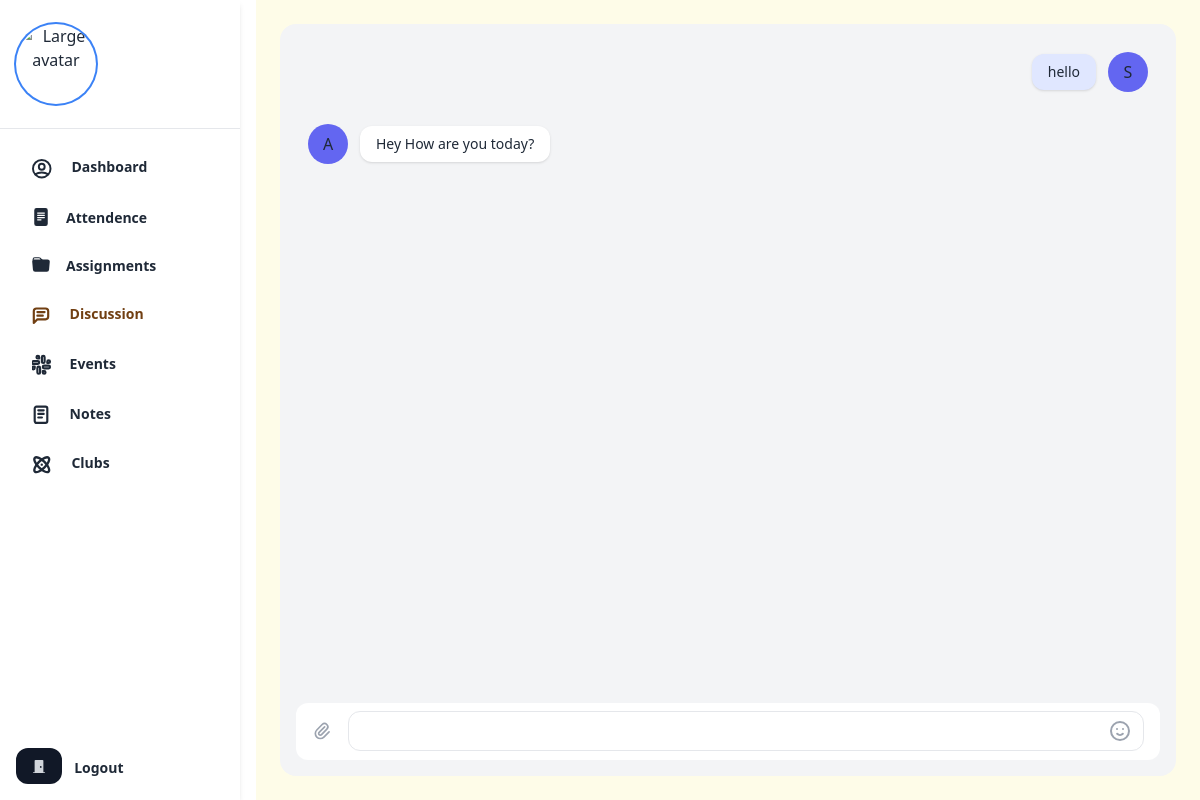
The app's page /discussion/ (signed in), older data.
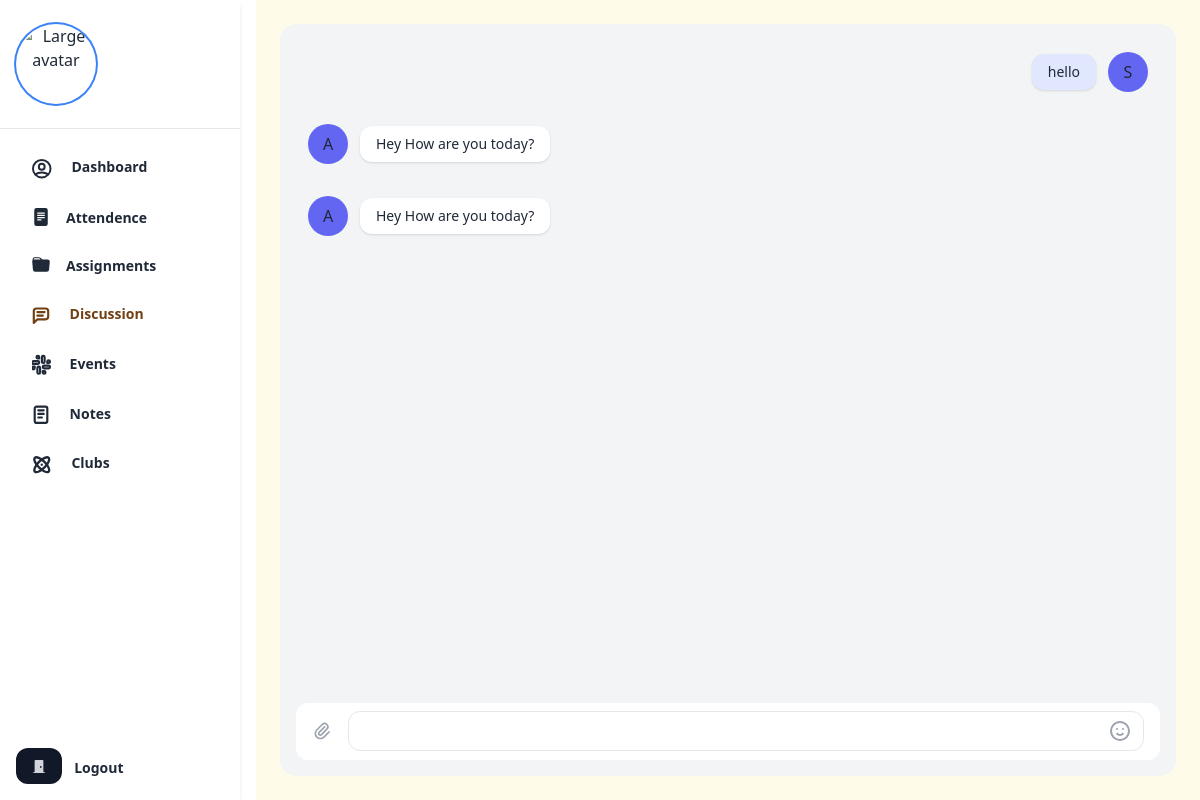
The same page, newer data.
### webapp/models/college.py (models this page shows)
class Discussion(models.Model):
    user = models.ForeignKey(USER, on_delete=models.CASCADE,
                             related_name="discussion", related_query_name="has_discussion")
    semester = models.ForeignKey(Semester, on_delete=models.CASCADE,
                                 related_name="discussion", related_query_name="has_discussion")
    message = models.TextField()
    discussed_at = models.DateTimeField(default=timezone.now, editable=False)
    class Meta:
        ordering = ("discussed_at",)

### webapp/models/main.py (models this page shows, shortened)
class CustomUser(AbstractUser):
    email = models.EmailField()
    address = models.CharField(max_length=100)
    mobile_no = models.CharField(max_length=100)
    profile = models.ImageField(upload_to='images/profiles')
    is_teacher = models.BooleanField(default=False)
    semester = models.ForeignKey("Semester", on_delete=models.SET_NULL,
                                 related_name="student", related_query_name="has_student", null=True,blank=True)

### webapp/views.py (the view, shortened to what this page needs)
# urls.py: path("discussion/", views.DiscussionView.as_view(), name="discussion"),
class DiscussionView(LoginRequiredMixin, CreateView):
    template_name = "webapp/discussion.html"
    model = Discussion
    fields = ("message",)
    success_url = reverse_lazy("app_webapp:discussion")
    def get(self, request, *args, **kwargs):
        return render(request, self.template_name, {"discussions": self.request.user.semester.discussion.all()[:20]})

### webapp/templates/webapp/discussion.html (shortened to what the changed rows need)
{% extends 'webapp/_base.html' %}
{% block content %}
<div class="flex h-screen antialiased text-gray-800">
    <div class="flex flex-row h-full w-full overflow-x-hidden">
        <div class="flex flex-col flex-auto h-full p-6">
            <div class="flex flex-col flex-auto flex-shrink-0 rounded-2xl bg-gray-100 h-full p-4">
                <div class="flex flex-col h-full overflow-x-auto mb-4">
                    <div class="flex flex-col h-full">
                        <div class="grid grid-cols-12 gap-y-2">
                            {% for discussion in discussions %}
                            {% if discussion.user == user %}
                            <div class="col-start-6 col-end-13 p-3 rounded-lg">
                                <div class="flex items-center justify-start flex-row-reverse">
                                    <div
                                        class="flex items-center justify-center h-10 w-10 rounded-full bg-indigo-500 flex-shrink-0">
                                        {{discussion.user.get_full_name.0}}
                                    </div>
                                    <div class="relative mr-3 text-sm bg-indigo-100 py-2 px-4 shadow rounded-xl">
                                        <div>{{discussion.message}}</div>
                                    </div>
                                </div>
                            </div>
                            {% else %}
                            <div class="col-start-1 col-end-8 p-3 rounded-lg">
                                <div class="flex flex-row items-center">
                                    <div
                                        class="flex items-center justify-center h-10 w-10 rounded-full bg-indigo-500 flex-shrink-0">
                                        A
                                    </div>
                                    <div class="relative ml-3 text-sm bg-white py-2 px-4 shadow rounded-xl">
                                        <div>Hey How are you today?</div>
                                    </div>
                                </div>
                            </div>
                            {% endif %}
                            {% endfor %}
                        </div>
                    </div>
                </div>
            </div>
        </div>
    </div>
</div>
{% endblock content %}

Row changes from the older to the newer data that the page shows:
added Discussion: shows "A"
